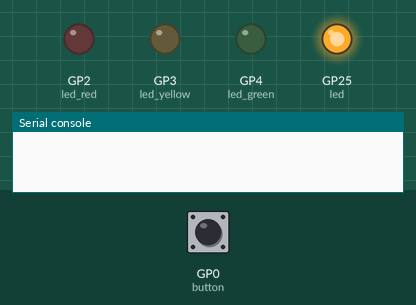
Recording of a program running on a simulated Raspberry Pi Pico running MicroPython. On the bench: output pins drawn as LEDs (lit = HIGH), the last lines printed to the serial console. Dashed ring = blinking. Inputs (shaded band) come from the test bench; at power-on: GP0 (button) LOW.

Above: at 1.2 s.
1.3 s: GP0 (button) pulled HIGH for 1 s
At 3.5 s:
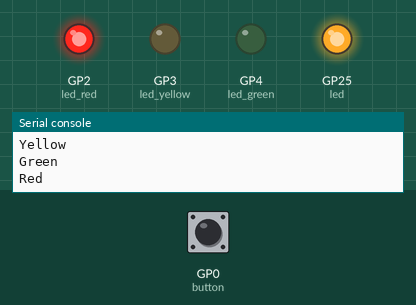
4.3 s: GP0 (button) pulled HIGH for 0.15 s
At 5.1 s:
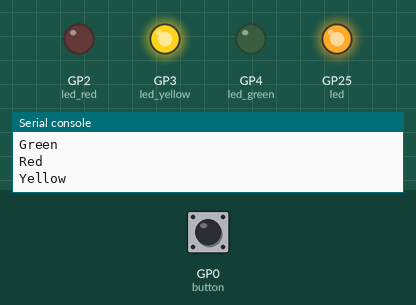
5.9 s: GP0 (button) pulled HIGH for 3.2 s
At 6.07 s:
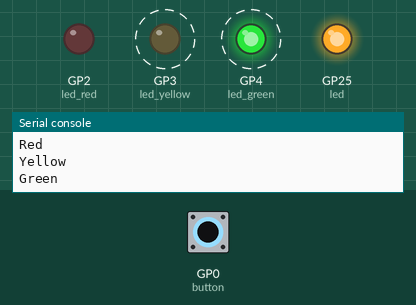
Timing chart, 0 to 10.5 s (numbered marks = the images above; inputs shaded):
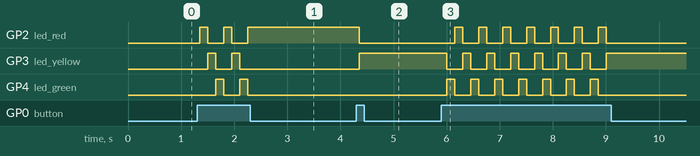

Measured:
- after the input at 1.3 s, GP2 (led_red): alternates HIGH for 0.15 s and LOW for 0.30 s, 5 changes in all, then stays HIGH, starting after 0.05 s; GP3 (led_yellow): alternates HIGH for 0.15 s and LOW for 0.30 s, 4 changes in all, then stays LOW, starting after 0.20 s
- after the input at 4.3 s, GP2 (led_red): HIGH → LOW after 0.05 s; GP3 (led_yellow): LOW → HIGH after 0.05 s
- after the input at 5.9 s, GP2 (led_red): alternates HIGH for 0.15 s and LOW for 0.30 s, 14 changes in all, then stays LOW, starting after 0.25 s; GP3 (led_yellow): alternates HIGH for 0.15 s and LOW for 0.30 s, 14 changes in all, then stays HIGH, starting after 0.10 s

The program:

button.py
```python
#This programm is changing lighting led by pressing button

from machine import Pin
import time
import rp2

#bind and set up pins
led = Pin(25, Pin.OUT)
led_green = Pin(4, Pin.OUT)
led_yellow = Pin(3, Pin.OUT)
led_red = Pin(2, Pin.OUT)
button = Pin(0, Pin.IN)

#set values for the beginning
status = 0										#variable which consists state
led.value(1)
led_green.value(0)
led_yellow.value(0)
led_red.value(0)

#loop
while True:
    button_value = button.value()				#check state on input
    if button_value != 0:						#go in if button is pushed
        if status == 0:
            led_green.value(0)					#turn off leds
            led_yellow.value(0)
            led_red.value(1)					#turn on specific led
            print("Red")						#print name of lighting led in shell
        elif status == 1:
            led_green.value(0)
            led_yellow.value(1)
            led_red.value(0)
            print("Yellow")
        elif status == 2:
            led_green.value(1)
            led_yellow.value(0)
            led_red.value(0)
            print("Green")

        status = status + 1

    if status > 2:								#reset variable after exceed expected range
        status = 0

    time.sleep(0.15)							#delay used to avoid reading multiple times one button push
```
